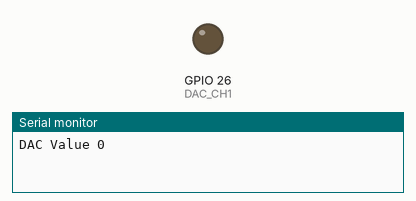
Recording of a sketch running on a simulated ESP32. Parts: output pins drawn as LEDs (lit = HIGH), the last lines printed to the serial monitor.

Above: at 0.05 s.
At 6.25 s:
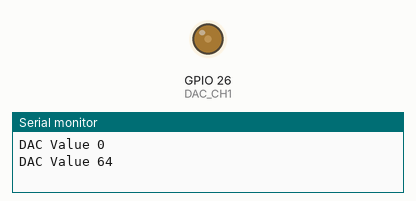
At 12.45 s:
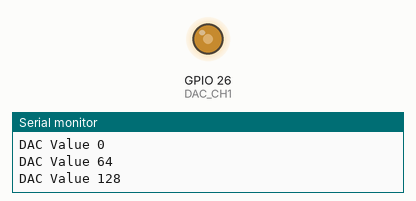
At 24.95 s:
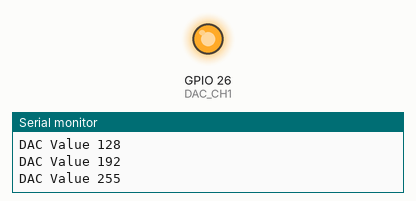
Timing chart, 0 to 32.5 s (numbered marks = the images above):
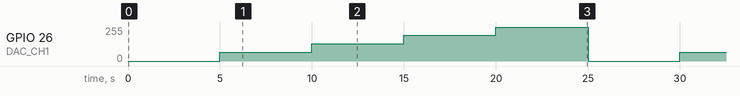

Measured:
- by itself, GPIO 26 (DAC_CH1): repeats every 25.0 s: 128/255 5.0 s, 192/255 5.0 s, 255/255 5.0 s, 0/255 5.0 s, 64/255 5.0 s

The sketch:

DAC_voltage_turn.ino
```cpp
#define DAC_CH1 25
#define DAC_CH1 26

void setup() {
  // put your setup code here, to run once:
  Serial.begin(115200);
}

void loop() {
  // put your main code here, to run repeatedly:
  dacWrite(DAC_CH1, 0);
  Serial.println("DAC Value 0");
  delay(5000);

  dacWrite(DAC_CH1, 64);
  Serial.println("DAC Value 64");
  delay(5000);

  dacWrite(DAC_CH1, 128);
  Serial.println("DAC Value 128");
  delay(5000);

  dacWrite(DAC_CH1, 192);
  Serial.println("DAC Value 192");
  delay(5000);

  dacWrite(DAC_CH1, 255);
  Serial.println("DAC Value 255");
  delay(5000);
}
```
